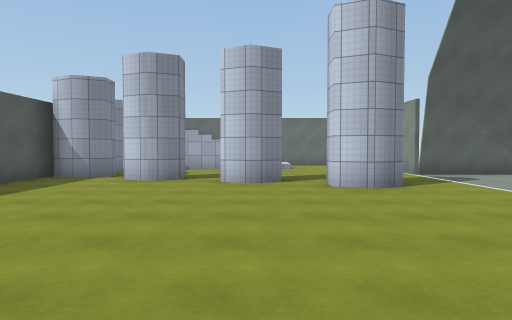
View 1 (above)

12 first-person views from a walk through a 3-D level made in the Unity game engine. The camera is 1.5 m above the floor, tilts 2° down and sees 75° across. The floor is counted in squares, 2 m on a side. Each view is taken from the middle of a square. On the plan, view 1 faces up. The plan holds only what a view shows up to about 11 squares ahead; the rest is blank. Surface patterns are stand-ins for the level's own textures.

View 2
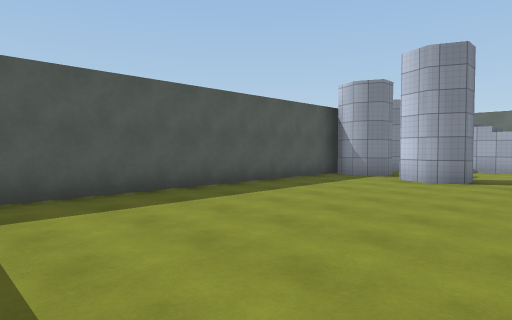

View 3
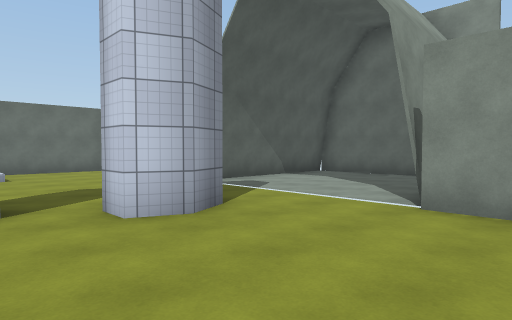

View 4
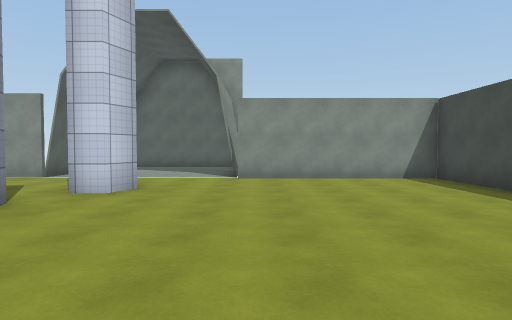

View 5
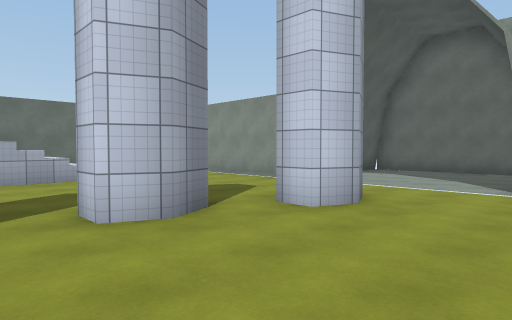

View 6
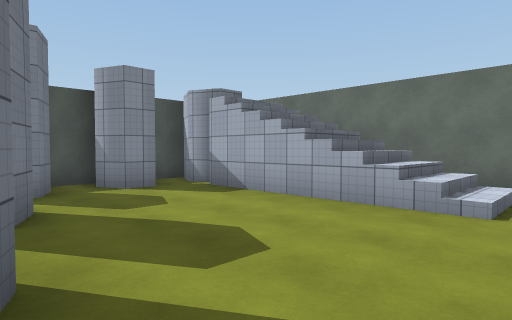

View 7
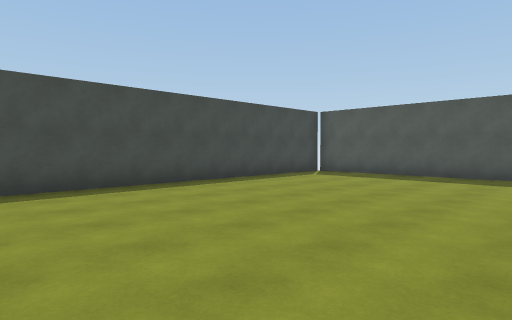

View 8
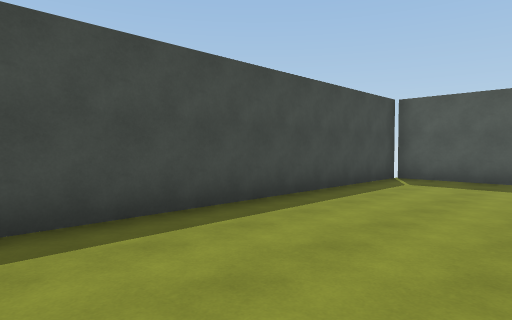

View 9
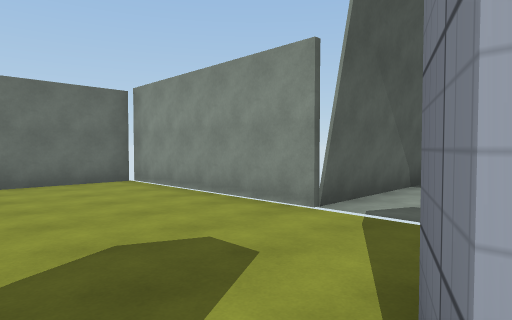

View 10
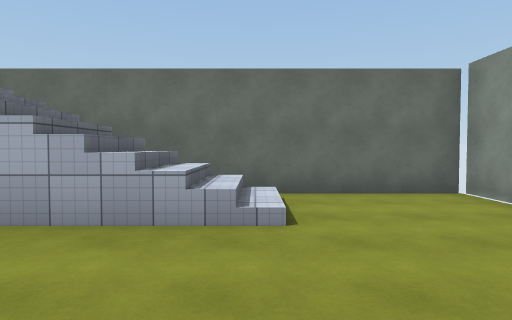

View 11
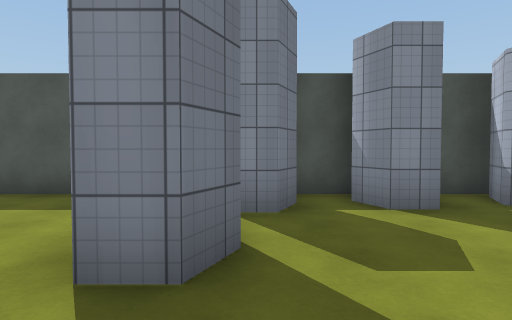

View 12
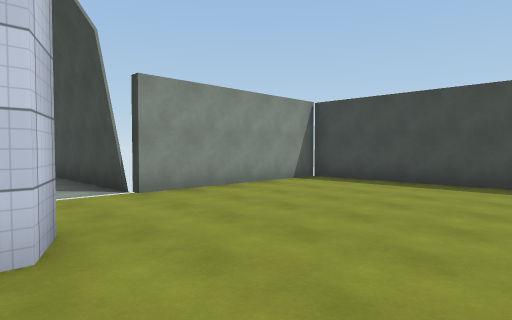

### Floor plan
Key: @ floor where view 1 was taken; # wall or solid block; . floor; / step, stairs or slope; = window, fence, low wall or low ledge.
Columns run from 6 left of view 1 to 7 right of it. Each row starts with its distance up from view 1.
 15      #######
 14      ##/...#
 13 ##=/////...#
 12 #../////...#
 11 ##.........#
 10 #..........#
  9 ###........###
  8 #..##.#......
  7 #.......#....
  6 #............
  5 #..........###
  4 #..........#
  3 #..........#
  2 #..........#
  1 #..........#
  0 #.....@....#
 -1 ############

Positions as (right, up) in squares from view 1, and headings:
1: (0, 0), facing up
2: (0, 0), facing up-left
3: (0, 3), facing up-right
4: (-4, 4), facing right
5: (-2, 4), facing up-right
6: (2, 8), facing up-left
7: (4, 6), facing down-left
8: (3, 3), facing down-left
9: (1, 7), facing up-right
10: (1, 9), facing up
11: (0, 9), facing left
12: (-1, 7), facing down-right
